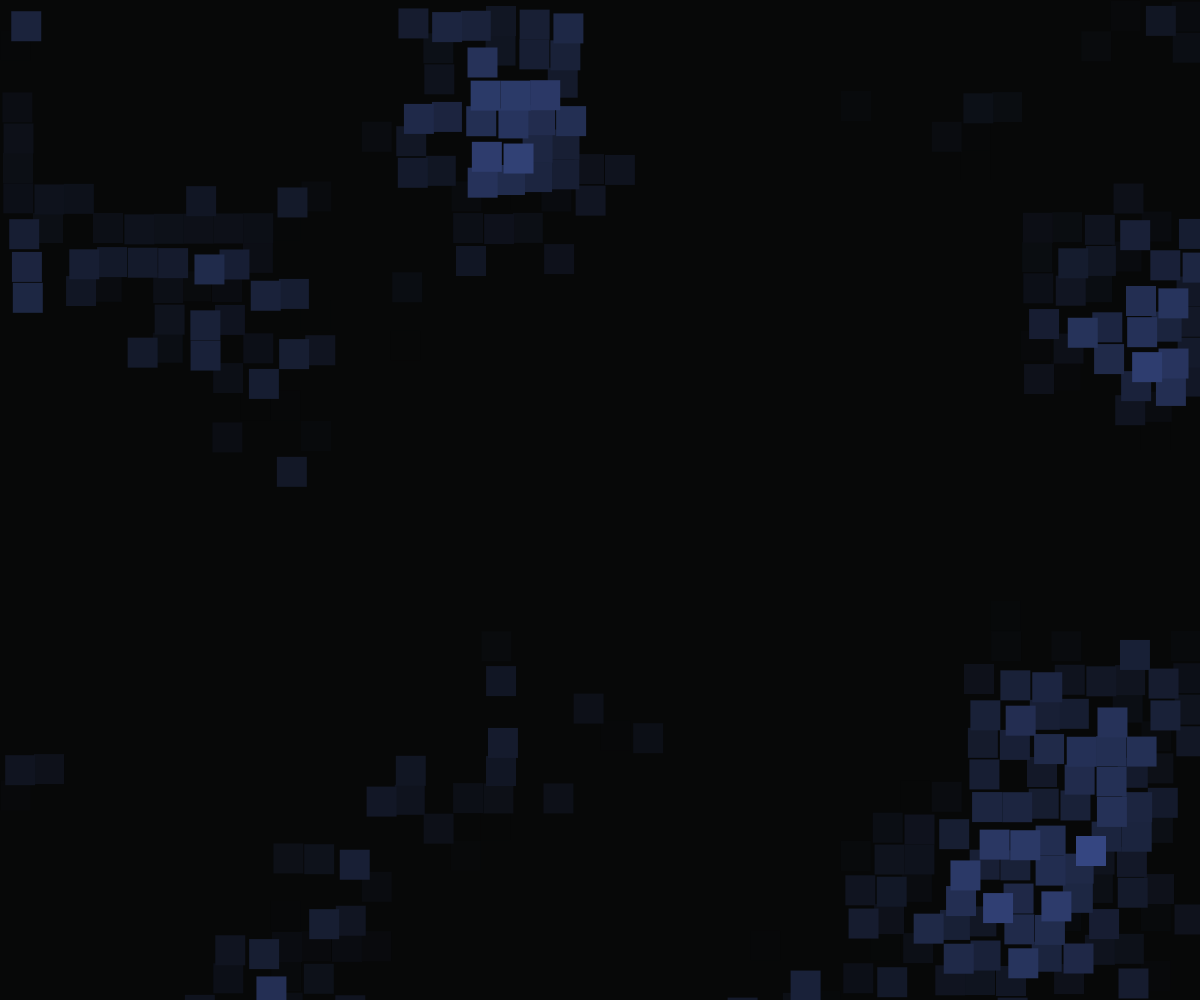
Frame 1 (no input)
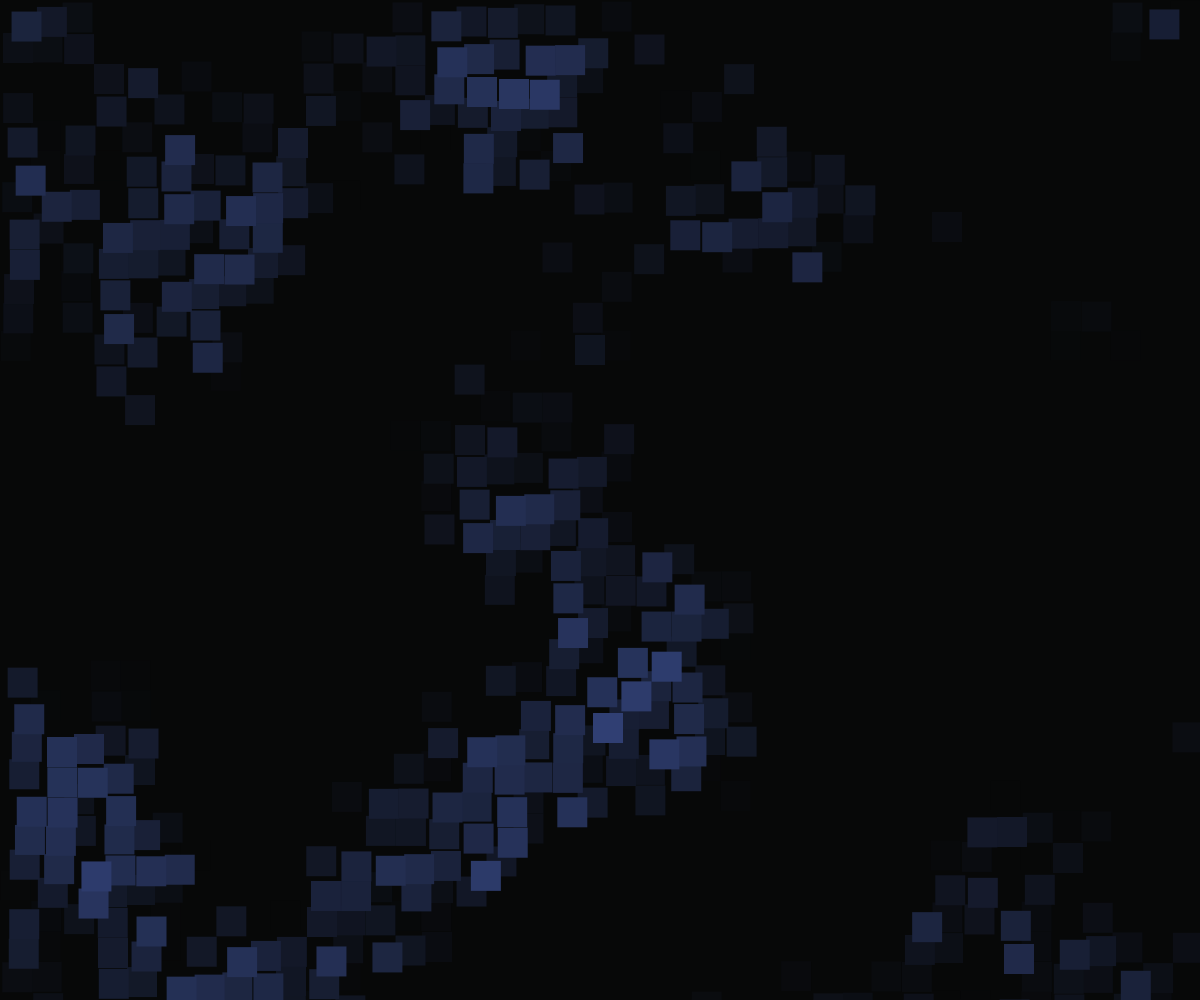
Frame 60 (no input)
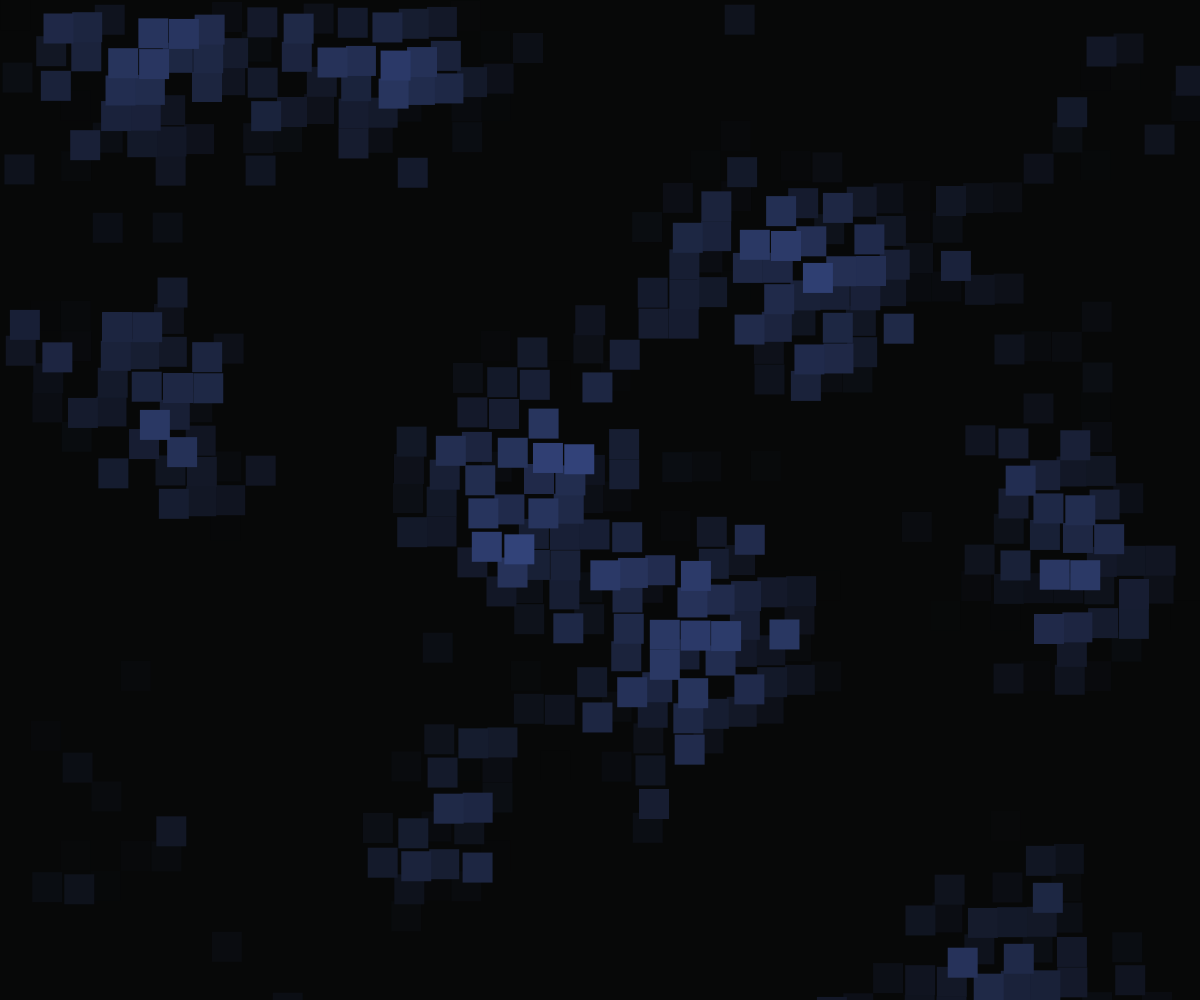
Frame 120 (the mouse pressed at the canvas centre since frame 60)

The p5.js sketch that drew these frames (run headless with seeded random() and noise() and a simulated clock; from frame 60 on, the mouse is pressed at the canvas centre):

// p5.js sketch
// ── sketch.js
/* SIMPLEX NOISE INFO SOURCE:
https://discourse.processing.org/t/perlin-3d-noise-working-correctly/18988/4
*/


// debug settings
var mode = 3;
var showLines = false;

// default values
const sclDefault = 30;
const incXYDefault = 0.07;
const incZDefault = 0.005;
const octavesDefault = 3;
const ampDecDefault = 0.43;
const freqIncDefault = 6;
const hpDefault = 0.6;
const mouseRangeDefault = 10;
const mouseStrengthDefault = 1.3
const displacementDefault = 2.2;
const shrinkageDefault = 0

var colorPicker;
var buttonDefault;
var canvas;

// colors
var r1 = 7;
var g1 = 8;
var b1 = 8;
var r2Default = 66;
var g2Default = 88;
var b2Default = 162;

// other variables
var scl, incXY, incZ, hp;
var cols, rows;
var zOff = 0;
var simplex = new SimplexNoise();
var octaveOffsets = []

function setup() {
  canvas = createCanvas(windowWidth, windowHeight);
  canvas.position(0, 0);
  canvas.style('z-index', '-10');
  canvas.style('position', 'fixed');
  rectMode(CORNER)

  cols = floor(width / sclDefault) + 1;
  rows = floor(height / sclDefault) + 1;

  frameRate(25);
  

    for (let i = 0; i < 5; i++) {
      let offsetX = random(-100000, 100000);
      let offsetY = random(-100000, 100000);
      octaveOffsets.push(createVector(offsetX, offsetY));
    }
}

function draw() {
  background(r1, g1, b1);

  scl = sclDefault
  let incXY = incXYDefault
  let incZ = incZDefault
  let octaves = octavesDefault
  let amplitudeDecrease = ampDecDefault
  let frequencyIncrease = freqIncDefault
  let highpass = hpDefault
  let mouseRange = mouseRangeDefault
  let mouseStrength = mouseStrengthDefault
  let cellDisplacement = displacementDefault
  let cellShrinkage = shrinkageDefault

  let noisemap = NoisemapGenerator.generateNoisemap(incXY, zOff, highpass, octaves, amplitudeDecrease, frequencyIncrease)
  let highlight = HighlightGenerator.generateHighlight(mouseRange, mouseStrength)

  var yOff = 0;

  if(cellDisplacement >= 0){
  for (let y = rows - 1; y >= 0; y--) {
    
    for (let x = cols - 1; x >= 0; x--) {
        drawCell(x*scl, y*scl, noisemap[y][x], highlight[y][x], cellDisplacement, cellShrinkage)
    }

  }
  }
  else {
    for (let y = 0; y < rows; y++) {
    
    for (let x = 0; x < cols; x++) {
        drawCell(x*scl, y*scl, noisemap[y][x], highlight[y][x], cellDisplacement, cellShrinkage)
    }

  }
  }

  zOff += incZ;
}

function windowResized() {
  resizeCanvas(windowWidth, windowHeight, false)
  cols = floor(width / sclDefault) + 1;
  rows = floor(height / sclDefault) + 1;  
}


function drawCell(x, y, noiseValue, highlightValue, cellDisplacement, cellShrinkage) {
    let dx, dy, dw, dh, w, h
    let r2 = 66
    let g2 = 88
    let b2 = 162

    let value

      if (highlightValue > 0) {
        value = noiseValue * highlightValue
      }
    
    
    if (value > 1) value = 1

    let r = floor(map(value, 0, 1, r1, r2));
    let g = floor(map(value, 0, 1, g1, g2));
    let b = floor(map(value, 0, 1, b1, b2));

    fill(r, g, b);
    noStroke();

  
  
    if (mode == 1) {
      dx = (scl - (value * scl)) / 2
      dy = dx
      w = scl - 2 * dx
      h = w
    } 
  else if (mode == 2) {
      let valueTemp = map(value, 0, 1, -1, 1)
      dx = scl * valueTemp * 0.5
      dy = dx
      w = sq(value) * scl
      if (w < scl * 0.6) w = scl * 0.6
      h = w
    }
  else if (mode == 3) {
    dx = (value * scl * cellDisplacement)/2
    dy = dx
    w = (1-((1-value) * cellShrinkage))*scl
    h = w
  }

    if (value > 0) {
      rect(x + dx, y + dy, w, h);
    }
    if (showLines) {
      if(value < 0.5) stroke(0, 0, 255)
      if(value >= 0.5) stroke(255, 0, 0)
      strokeWeight(1);
      line(x, y, x + dx, y + dy)
    }
  }





function defaultValues() {

  colorPicker.remove();
  colorPicker = createColorPicker(color(r2Default, g2Default, b2Default));
  colorPicker.position(155, 230);

  scl = sclDefault;
  resize();
}

function resize() {
  cols = floor(width / scl) + 1;
  rows = floor(height / scl) + 1;
}
// ── highlightGenerator.js
class HighlightGenerator {

  static generateHighlight(critDist, maxStrength) {

    let highlight = []

    let onScreen = false
    if (mouseX > 0 && mouseX < width && mouseY > 0 && mouseY < height) {
      onScreen = true;
    }

    for (let y = 0; y < rows; y++) {

      highlight[y] = [];

      for (let x = 0; x < cols; x++) {
        if (onScreen) {
          let cellCenter = createVector(x * scl + scl / 2, y * scl + scl / 2)
          let dist = (createVector(mouseX, mouseY).sub(cellCenter)).mag()

          let value = 1
          
          if (dist < scl * critDist) {
              value = sq(map(dist, 0, scl * critDist, maxStrength, 1))
          }
          
          highlight[y][x] = value;
        }
        else {
          highlight[y][x] = 1;
        }
      }
    }
    return highlight
  }

}
// ── noisemapGenerator.js
class NoisemapGenerator {

  static generateNoisemap(noiseIncrement, time, highpass, octaves, amplitudeDecrease, frequencyIncrease) {

    let noisemap = [];

    for (let y = 0; y < rows; y++) {
   
      noisemap[y] = [];
      
      for (let x = 0; x < cols; x++) {

        let amplitude = 1;
        let frequency = 1;
        let noiseHeight = 0;
        
        for (let i = 0; i < octaves; i++) {
          let sampleX = x * noiseIncrement * frequency + octaveOffsets[i].x
          let sampleY = y * noiseIncrement * frequency + octaveOffsets[i].y
          
          // returns value between -1 and 1
          let simplexNoiseValue = simplex.noise3D(sampleX, sampleY, time);
          
          // note: noiseHeight not necessarily between -1 and 1 anymore!
          noiseHeight += simplexNoiseValue * amplitude;
          
          // amplitude decreases with each octave, frecquency increases
          amplitude *= amplitudeDecrease;
          frequency *= frequencyIncrease;
        }
        
        noisemap[y].push(noiseHeight);
      }
    }
    
    // find largest possible value
    let max = 0;
    let amplitude = 1
    for (let i = 0; i < octaves; i++) {
      max += amplitude;
      amplitude *= amplitudeDecrease;
    }
    
    // normalizing and highpass filtering
    for (let y = 0; y < rows; y++) {
      for (let x = 0; x < cols; x++) {
        
        let noiseValue = noisemap[y][x]
        
        // map value to a range between 0 and 1
        noiseValue = map(noiseValue, -max, max, 0, 1);
        
        // set all values below the highpass to zero
        noiseValue -= highpass;
        if (noiseValue < 0) noiseValue = 0
        
        // map values again to a range between 0 and 1
        noiseValue = map(noiseValue, 0, 1 - highpass, 0, 1);
        
        // reassign value to noiseMap
        noisemap[y][x] = noiseValue
      }
    }
    
    return noisemap;
  }
}
// ── simplexNoise.js
// source: https://github.com/jwagner/simplex-noise.js
/*
 * A fast javascript implementation of simplex noise by Jonas Wagner
Based on a speed-improved simplex noise algorithm for 2D, 3D and 4D in Java.
Which is based on example code by Stefan Gustavson (stegu@itn.liu.se).
With Optimisations by Peter Eastman (peastman@drizzle.stanford.edu).
Better rank ordering method by Stefan Gustavson in 2012.
 Copyright (c) 2018 Jonas Wagner
 Permission is hereby granted, free of charge, to any person obtaining a copy
 of this software and associated documentation files (the "Software"), to deal
 in the Software without restriction, including without limitation the rights
 to use, copy, modify, merge, publish, distribute, sublicense, and/or sell
 copies of the Software, and to permit persons to whom the Software is
 furnished to do so, subject to the following conditions:
 The above copyright notice and this permission notice shall be included in all
 copies or substantial portions of the Software.
 THE SOFTWARE IS PROVIDED "AS IS", WITHOUT WARRANTY OF ANY KIND, EXPRESS OR
 IMPLIED, INCLUDING BUT NOT LIMITED TO THE WARRANTIES OF MERCHANTABILITY,
 FITNESS FOR A PARTICULAR PURPOSE AND NONINFRINGEMENT. IN NO EVENT SHALL THE
 AUTHORS OR COPYRIGHT HOLDERS BE LIABLE FOR ANY CLAIM, DAMAGES OR OTHER
 LIABILITY, WHETHER IN AN ACTION OF CONTRACT, TORT OR OTHERWISE, ARISING FROM,
 OUT OF OR IN CONNECTION WITH THE SOFTWARE OR THE USE OR OTHER DEALINGS IN THE
 SOFTWARE.
 */
(function() {
  'use strict';

  var F2 = 0.5 * (Math.sqrt(3.0) - 1.0);
  var G2 = (3.0 - Math.sqrt(3.0)) / 6.0;
  var F3 = 1.0 / 3.0;
  var G3 = 1.0 / 6.0;
  var F4 = (Math.sqrt(5.0) - 1.0) / 4.0;
  var G4 = (5.0 - Math.sqrt(5.0)) / 20.0;

  function SimplexNoise(randomOrSeed) {
    var random;
    if (typeof randomOrSeed == 'function') {
      random = randomOrSeed;
    }
    else if (randomOrSeed) {
      random = alea(randomOrSeed);
    } else {
      random = Math.random;
    }
    this.p = buildPermutationTable(random);
    this.perm = new Uint8Array(512);
    this.permMod12 = new Uint8Array(512);
    for (var i = 0; i < 512; i++) {
      this.perm[i] = this.p[i & 255];
      this.permMod12[i] = this.perm[i] % 12;
    }

  }
  SimplexNoise.prototype = {
    grad3: new Float32Array([1, 1, 0,
      -1, 1, 0,
      1, -1, 0,

      -1, -1, 0,
      1, 0, 1,
      -1, 0, 1,

      1, 0, -1,
      -1, 0, -1,
      0, 1, 1,

      0, -1, 1,
      0, 1, -1,
      0, -1, -1]),
    grad4: new Float32Array([0, 1, 1, 1, 0, 1, 1, -1, 0, 1, -1, 1, 0, 1, -1, -1,
      0, -1, 1, 1, 0, -1, 1, -1, 0, -1, -1, 1, 0, -1, -1, -1,
      1, 0, 1, 1, 1, 0, 1, -1, 1, 0, -1, 1, 1, 0, -1, -1,
      -1, 0, 1, 1, -1, 0, 1, -1, -1, 0, -1, 1, -1, 0, -1, -1,
      1, 1, 0, 1, 1, 1, 0, -1, 1, -1, 0, 1, 1, -1, 0, -1,
      -1, 1, 0, 1, -1, 1, 0, -1, -1, -1, 0, 1, -1, -1, 0, -1,
      1, 1, 1, 0, 1, 1, -1, 0, 1, -1, 1, 0, 1, -1, -1, 0,
      -1, 1, 1, 0, -1, 1, -1, 0, -1, -1, 1, 0, -1, -1, -1, 0]),
    noise2D: function(xin, yin) {
      var permMod12 = this.permMod12;
      var perm = this.perm;
      var grad3 = this.grad3;
      var n0 = 0; // Noise contributions from the three corners
      var n1 = 0;
      var n2 = 0;
      // Skew the input space to determine which simplex cell we're in
      var s = (xin + yin) * F2; // Hairy factor for 2D
      var i = Math.floor(xin + s);
      var j = Math.floor(yin + s);
      var t = (i + j) * G2;
      var X0 = i - t; // Unskew the cell origin back to (x,y) space
      var Y0 = j - t;
      var x0 = xin - X0; // The x,y distances from the cell origin
      var y0 = yin - Y0;
      // For the 2D case, the simplex shape is an equilateral triangle.
      // Determine which simplex we are in.
      var i1, j1; // Offsets for second (middle) corner of simplex in (i,j) coords
      if (x0 > y0) {
        i1 = 1;
        j1 = 0;
      } // lower triangle, XY order: (0,0)->(1,0)->(1,1)
      else {
        i1 = 0;
        j1 = 1;
      } // upper triangle, YX order: (0,0)->(0,1)->(1,1)
      // A step of (1,0) in (i,j) means a step of (1-c,-c) in (x,y), and
      // a step of (0,1) in (i,j) means a step of (-c,1-c) in (x,y), where
      // c = (3-sqrt(3))/6
      var x1 = x0 - i1 + G2; // Offsets for middle corner in (x,y) unskewed coords
      var y1 = y0 - j1 + G2;
      var x2 = x0 - 1.0 + 2.0 * G2; // Offsets for last corner in (x,y) unskewed coords
      var y2 = y0 - 1.0 + 2.0 * G2;
      // Work out the hashed gradient indices of the three simplex corners
      var ii = i & 255;
      var jj = j & 255;
      // Calculate the contribution from the three corners
      var t0 = 0.5 - x0 * x0 - y0 * y0;
      if (t0 >= 0) {
        var gi0 = permMod12[ii + perm[jj]] * 3;
        t0 *= t0;
        n0 = t0 * t0 * (grad3[gi0] * x0 + grad3[gi0 + 1] * y0); // (x,y) of grad3 used for 2D gradient
      }
      var t1 = 0.5 - x1 * x1 - y1 * y1;
      if (t1 >= 0) {
        var gi1 = permMod12[ii + i1 + perm[jj + j1]] * 3;
        t1 *= t1;
        n1 = t1 * t1 * (grad3[gi1] * x1 + grad3[gi1 + 1] * y1);
      }
      var t2 = 0.5 - x2 * x2 - y2 * y2;
      if (t2 >= 0) {
        var gi2 = permMod12[ii + 1 + perm[jj + 1]] * 3;
        t2 *= t2;
        n2 = t2 * t2 * (grad3[gi2] * x2 + grad3[gi2 + 1] * y2);
      }
      // Add contributions from each corner to get the final noise value.
      // The result is scaled to return values in the interval [-1,1].
      return 70.0 * (n0 + n1 + n2);
    },
    // 3D simplex noise
    noise3D: function(xin, yin, zin) {
      var permMod12 = this.permMod12;
      var perm = this.perm;
      var grad3 = this.grad3;
      var n0, n1, n2, n3; // Noise contributions from the four corners
      // Skew the input space to determine which simplex cell we're in
      var s = (xin + yin + zin) * F3; // Very nice and simple skew factor for 3D
      var i = Math.floor(xin + s);
      var j = Math.floor(yin + s);
      var k = Math.floor(zin + s);
      var t = (i + j + k) * G3;
      var X0 = i - t; // Unskew the cell origin back to (x,y,z) space
      var Y0 = j - t;
      var Z0 = k - t;
      var x0 = xin - X0; // The x,y,z distances from the cell origin
      var y0 = yin - Y0;
      var z0 = zin - Z0;
      // For the 3D case, the simplex shape is a slightly irregular tetrahedron.
      // Determine which simplex we are in.
      var i1, j1, k1; // Offsets for second corner of simplex in (i,j,k) coords
      var i2, j2, k2; // Offsets for third corner of simplex in (i,j,k) coords
      if (x0 >= y0) {
        if (y0 >= z0) {
          i1 = 1;
          j1 = 0;
          k1 = 0;
          i2 = 1;
          j2 = 1;
          k2 = 0;
        } // X Y Z order
        else if (x0 >= z0) {
          i1 = 1;
          j1 = 0;
          k1 = 0;
          i2 = 1;
          j2 = 0;
          k2 = 1;
        } // X Z Y order
        else {
          i1 = 0;
          j1 = 0;
          k1 = 1;
          i2 = 1;
          j2 = 0;
          k2 = 1;
        } // Z X Y order
      }
      else { // x0<y0
        if (y0 < z0) {
          i1 = 0;
          j1 = 0;
          k1 = 1;
          i2 = 0;
          j2 = 1;
          k2 = 1;
        } // Z Y X order
        else if (x0 < z0) {
          i1 = 0;
          j1 = 1;
          k1 = 0;
          i2 = 0;
          j2 = 1;
          k2 = 1;
        } // Y Z X order
        else {
          i1 = 0;
          j1 = 1;
          k1 = 0;
          i2 = 1;
          j2 = 1;
          k2 = 0;
        } // Y X Z order
      }
      // A step of (1,0,0) in (i,j,k) means a step of (1-c,-c,-c) in (x,y,z),
      // a step of (0,1,0) in (i,j,k) means a step of (-c,1-c,-c) in (x,y,z), and
      // a step of (0,0,1) in (i,j,k) means a step of (-c,-c,1-c) in (x,y,z), where
      // c = 1/6.
      var x1 = x0 - i1 + G3; // Offsets for second corner in (x,y,z) coords
      var y1 = y0 - j1 + G3;
      var z1 = z0 - k1 + G3;
      var x2 = x0 - i2 + 2.0 * G3; // Offsets for third corner in (x,y,z) coords
      var y2 = y0 - j2 + 2.0 * G3;
      var z2 = z0 - k2 + 2.0 * G3;
      var x3 = x0 - 1.0 + 3.0 * G3; // Offsets for last corner in (x,y,z) coords
      var y3 = y0 - 1.0 + 3.0 * G3;
      var z3 = z0 - 1.0 + 3.0 * G3;
      // Work out the hashed gradient indices of the four simplex corners
      var ii = i & 255;
      var jj = j & 255;
      var kk = k & 255;
      // Calculate the contribution from the four corners
      var t0 = 0.6 - x0 * x0 - y0 * y0 - z0 * z0;
      if (t0 < 0) n0 = 0.0;
      else {
        var gi0 = permMod12[ii + perm[jj + perm[kk]]] * 3;
        t0 *= t0;
        n0 = t0 * t0 * (grad3[gi0] * x0 + grad3[gi0 + 1] * y0 + grad3[gi0 + 2] * z0);
      }
      var t1 = 0.6 - x1 * x1 - y1 * y1 - z1 * z1;
      if (t1 < 0) n1 = 0.0;
      else {
        var gi1 = permMod12[ii + i1 + perm[jj + j1 + perm[kk + k1]]] * 3;
        t1 *= t1;
        n1 = t1 * t1 * (grad3[gi1] * x1 + grad3[gi1 + 1] * y1 + grad3[gi1 + 2] * z1);
      }
      var t2 = 0.6 - x2 * x2 - y2 * y2 - z2 * z2;
      if (t2 < 0) n2 = 0.0;
      else {
        var gi2 = permMod12[ii + i2 + perm[jj + j2 + perm[kk + k2]]] * 3;
        t2 *= t2;
        n2 = t2 * t2 * (grad3[gi2] * x2 + grad3[gi2 + 1] * y2 + grad3[gi2 + 2] * z2);
      }
      var t3 = 0.6 - x3 * x3 - y3 * y3 - z3 * z3;
      if (t3 < 0) n3 = 0.0;
      else {
        var gi3 = permMod12[ii + 1 + perm[jj + 1 + perm[kk + 1]]] * 3;
        t3 *= t3;
        n3 = t3 * t3 * (grad3[gi3] * x3 + grad3[gi3 + 1] * y3 + grad3[gi3 + 2] * z3);
      }
      // Add contributions from each corner to get the final noise value.
      // The result is scaled to stay just inside [-1,1]
      return 32.0 * (n0 + n1 + n2 + n3);
    },
    // 4D simplex noise, better simplex rank ordering method 2012-03-09
    noise4D: function(x, y, z, w) {
      var perm = this.perm;
      var grad4 = this.grad4;

      var n0, n1, n2, n3, n4; // Noise contributions from the five corners
      // Skew the (x,y,z,w) space to determine which cell of 24 simplices we're in
      var s = (x + y + z + w) * F4; // Factor for 4D skewing
      var i = Math.floor(x + s);
      var j = Math.floor(y + s);
      var k = Math.floor(z + s);
      var l = Math.floor(w + s);
      var t = (i + j + k + l) * G4; // Factor for 4D unskewing
      var X0 = i - t; // Unskew the cell origin back to (x,y,z,w) space
      var Y0 = j - t;
      var Z0 = k - t;
      var W0 = l - t;
      var x0 = x - X0; // The x,y,z,w distances from the cell origin
      var y0 = y - Y0;
      var z0 = z - Z0;
      var w0 = w - W0;
      // For the 4D case, the simplex is a 4D shape I won't even try to describe.
      // To find out which of the 24 possible simplices we're in, we need to
      // determine the magnitude ordering of x0, y0, z0 and w0.
      // Six pair-wise comparisons are performed between each possible pair
      // of the four coordinates, and the results are used to rank the numbers.
      var rankx = 0;
      var ranky = 0;
      var rankz = 0;
      var rankw = 0;
      if (x0 > y0) rankx++;
      else ranky++;
      if (x0 > z0) rankx++;
      else rankz++;
      if (x0 > w0) rankx++;
      else rankw++;
      if (y0 > z0) ranky++;
      else rankz++;
      if (y0 > w0) ranky++;
      else rankw++;
      if (z0 > w0) rankz++;
      else rankw++;
      var i1, j1, k1, l1; // The integer offsets for the second simplex corner
      var i2, j2, k2, l2; // The integer offsets for the third simplex corner
      var i3, j3, k3, l3; // The integer offsets for the fourth simplex corner
      // simplex[c] is a 4-vector with the numbers 0, 1, 2 and 3 in some order.
      // Many values of c will never occur, since e.g. x>y>z>w makes x<z, y<w and x<w
      // impossible. Only the 24 indices which have non-zero entries make any sense.
      // We use a thresholding to set the coordinates in turn from the largest magnitude.
      // Rank 3 denotes the largest coordinate.
      i1 = rankx >= 3 ? 1 : 0;
      j1 = ranky >= 3 ? 1 : 0;
      k1 = rankz >= 3 ? 1 : 0;
      l1 = rankw >= 3 ? 1 : 0;
      // Rank 2 denotes the second largest coordinate.
      i2 = rankx >= 2 ? 1 : 0;
      j2 = ranky >= 2 ? 1 : 0;
      k2 = rankz >= 2 ? 1 : 0;
      l2 = rankw >= 2 ? 1 : 0;
      // Rank 1 denotes the second smallest coordinate.
      i3 = rankx >= 1 ? 1 : 0;
      j3 = ranky >= 1 ? 1 : 0;
      k3 = rankz >= 1 ? 1 : 0;
      l3 = rankw >= 1 ? 1 : 0;
      // The fifth corner has all coordinate offsets = 1, so no need to compute that.
      var x1 = x0 - i1 + G4; // Offsets for second corner in (x,y,z,w) coords
      var y1 = y0 - j1 + G4;
      var z1 = z0 - k1 + G4;
      var w1 = w0 - l1 + G4;
      var x2 = x0 - i2 + 2.0 * G4; // Offsets for third corner in (x,y,z,w) coords
      var y2 = y0 - j2 + 2.0 * G4;
      var z2 = z0 - k2 + 2.0 * G4;
      var w2 = w0 - l2 + 2.0 * G4;
      var x3 = x0 - i3 + 3.0 * G4; // Offsets for fourth corner in (x,y,z,w) coords
      var y3 = y0 - j3 + 3.0 * G4;
      var z3 = z0 - k3 + 3.0 * G4;
      var w3 = w0 - l3 + 3.0 * G4;
      var x4 = x0 - 1.0 + 4.0 * G4; // Offsets for last corner in (x,y,z,w) coords
      var y4 = y0 - 1.0 + 4.0 * G4;
      var z4 = z0 - 1.0 + 4.0 * G4;
      var w4 = w0 - 1.0 + 4.0 * G4;
      // Work out the hashed gradient indices of the five simplex corners
      var ii = i & 255;
      var jj = j & 255;
      var kk = k & 255;
      var ll = l & 255;
      // Calculate the contribution from the five corners
      var t0 = 0.6 - x0 * x0 - y0 * y0 - z0 * z0 - w0 * w0;
      if (t0 < 0) n0 = 0.0;
      else {
        var gi0 = (perm[ii + perm[jj + perm[kk + perm[ll]]]] % 32) * 4;
        t0 *= t0;
        n0 = t0 * t0 * (grad4[gi0] * x0 + grad4[gi0 + 1] * y0 + grad4[gi0 + 2] * z0 + grad4[gi0 + 3] * w0);
      }
      var t1 = 0.6 - x1 * x1 - y1 * y1 - z1 * z1 - w1 * w1;
      if (t1 < 0) n1 = 0.0;
      else {
        var gi1 = (perm[ii + i1 + perm[jj + j1 + perm[kk + k1 + perm[ll + l1]]]] % 32) * 4;
        t1 *= t1;
        n1 = t1 * t1 * (grad4[gi1] * x1 + grad4[gi1 + 1] * y1 + grad4[gi1 + 2] * z1 + grad4[gi1 + 3] * w1);
      }
      var t2 = 0.6 - x2 * x2 - y2 * y2 - z2 * z2 - w2 * w2;
      if (t2 < 0) n2 = 0.0;
      else {
        var gi2 = (perm[ii + i2 + perm[jj + j2 + perm[kk + k2 + perm[ll + l2]]]] % 32) * 4;
        t2 *= t2;
        n2 = t2 * t2 * (grad4[gi2] * x2 + grad4[gi2 + 1] * y2 + grad4[gi2 + 2] * z2 + grad4[gi2 + 3] * w2);
      }
      var t3 = 0.6 - x3 * x3 - y3 * y3 - z3 * z3 - w3 * w3;
      if (t3 < 0) n3 = 0.0;
      else {
        var gi3 = (perm[ii + i3 + perm[jj + j3 + perm[kk + k3 + perm[ll + l3]]]] % 32) * 4;
        t3 *= t3;
        n3 = t3 * t3 * (grad4[gi3] * x3 + grad4[gi3 + 1] * y3 + grad4[gi3 + 2] * z3 + grad4[gi3 + 3] * w3);
      }
      var t4 = 0.6 - x4 * x4 - y4 * y4 - z4 * z4 - w4 * w4;
      if (t4 < 0) n4 = 0.0;
      else {
        var gi4 = (perm[ii + 1 + perm[jj + 1 + perm[kk + 1 + perm[ll + 1]]]] % 32) * 4;
        t4 *= t4;
        n4 = t4 * t4 * (grad4[gi4] * x4 + grad4[gi4 + 1] * y4 + grad4[gi4 + 2] * z4 + grad4[gi4 + 3] * w4);
      }
      // Sum up and scale the result to cover the range [-1,1]
      return 27.0 * (n0 + n1 + n2 + n3 + n4);
    }
  };

  function buildPermutationTable(random) {
    var i;
    var p = new Uint8Array(256);
    for (i = 0; i < 256; i++) {
      p[i] = i;
    }
    for (i = 0; i < 255; i++) {
      var r = i + ~~(random() * (256 - i));
      var aux = p[i];
      p[i] = p[r];
      p[r] = aux;
    }
    return p;
  }
  SimplexNoise._buildPermutationTable = buildPermutationTable;

  /*
  The ALEA PRNG and masher code used by simplex-noise.js
  is based on code by Johannes Baagøe, modified by Jonas Wagner.
  See alea.md for the full license.
  */
  function alea() {
    var s0 = 0;
    var s1 = 0;
    var s2 = 0;
    var c = 1;

    var mash = masher();
    s0 = mash(' ');
    s1 = mash(' ');
    s2 = mash(' ');

    for (var i = 0; i < arguments.length; i++) {
      s0 -= mash(arguments[i]);
      if (s0 < 0) {
        s0 += 1;
      }
      s1 -= mash(arguments[i]);
      if (s1 < 0) {
        s1 += 1;
      }
      s2 -= mash(arguments[i]);
      if (s2 < 0) {
        s2 += 1;
      }
    }
    mash = null;
    return function() {
      var t = 2091639 * s0 + c * 2.3283064365386963e-10; // 2^-32
      s0 = s1;
      s1 = s2;
      return s2 = t - (c = t | 0);
    };
  }
  function masher() {
    var n = 0xefc8249d;
    return function(data) {
      data = data.toString();
      for (var i = 0; i < data.length; i++) {
        n += data.charCodeAt(i);
        var h = 0.02519603282416938 * n;
        n = h >>> 0;
        h -= n;
        h *= n;
        n = h >>> 0;
        h -= n;
        n += h * 0x100000000; // 2^32
      }
      return (n >>> 0) * 2.3283064365386963e-10; // 2^-32
    };
  }

  // amd
  if (typeof define !== 'undefined' && define.amd) define(function() {return SimplexNoise;});
  // common js
  if (typeof exports !== 'undefined') exports.SimplexNoise = SimplexNoise;
  // browser
  else if (typeof window !== 'undefined') window.SimplexNoise = SimplexNoise;
  // nodejs
  if (typeof module !== 'undefined') {
    module.exports = SimplexNoise;
  }

})();
// ── style.css
html, body {
  margin: 0;
  padding: 0;

}
canvas {
  display: block;
}

header {
  padding: 1em;
  border: 2px solid white;
  margin-top: 5vmin;
}


.header-text {
  color:gainsboro;
  text-align: left;
  font-variant-caps: all-small-caps;
  font-size: 5em;        
}

.section {
  color:gainsboro;
  padding: 1em;
  margin-top: 3vmin;
  border: 2px solid gainsboro;
}

.section h2 {
  font-variant-caps: all-small-caps;
}

.section li {
  font-size: 1em;
}
